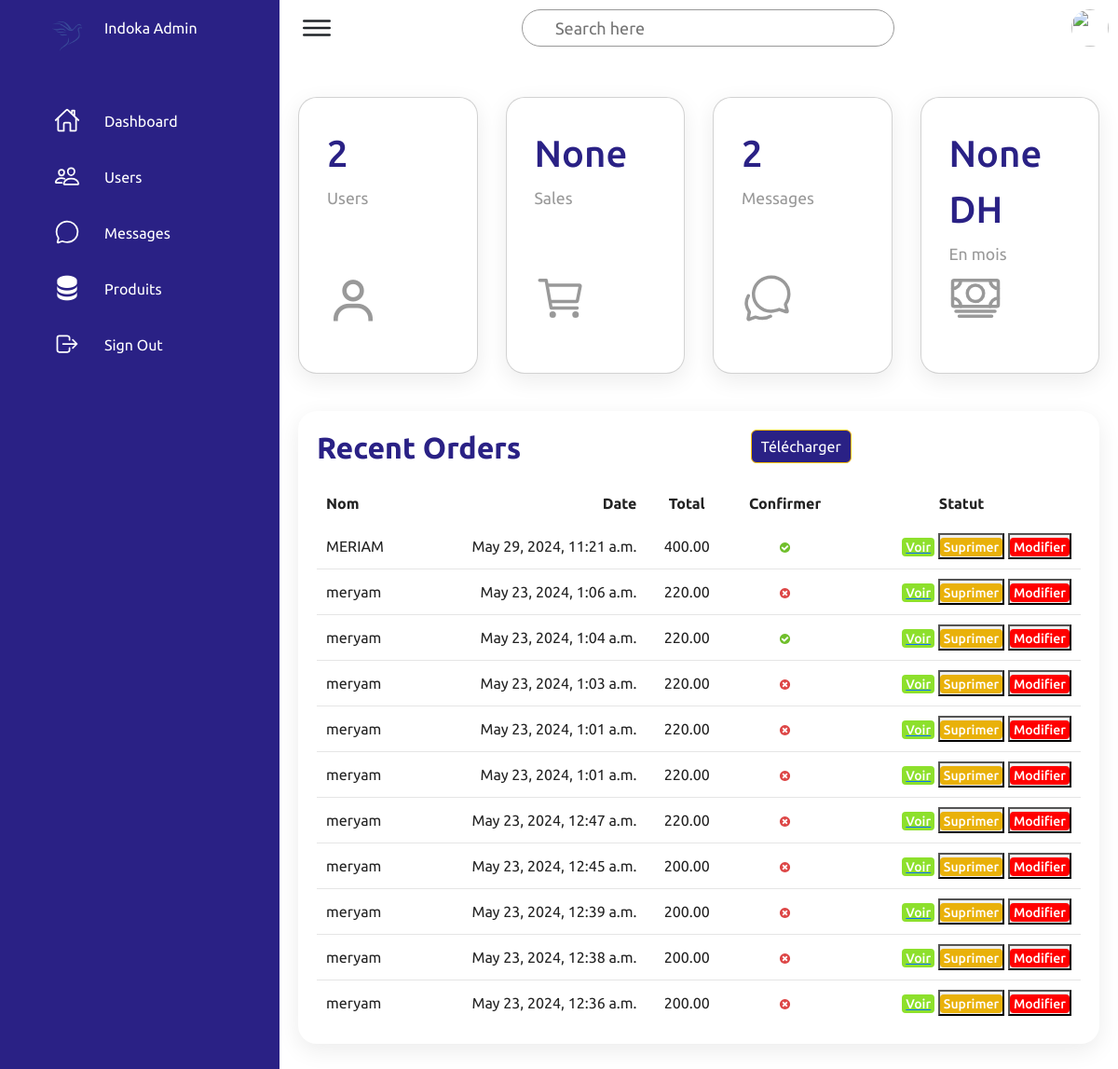
The page /dashboard/ (signed in) on the database its author committed.
### Shop/models.py (models this page shows, shortened)
class  Facture(models.Model):
     client = models.ForeignKey(User, on_delete=models.CASCADE)
     commande_date_time = models.DateTimeField(auto_now_add=True)
     total =  models.DecimalField(max_digits =10 , decimal_places=2)# Exemple avec 10 chiffres au maximum et 2 chiffres après la virgule
     last_update_date = models.DateTimeField(null = True, blank=True)
     confirmer = models.BooleanField(default=False)
     Adresse = models.CharField(max_length=132,null=True)
     ville = models.CharField(max_length=132,null=True)
     telephone = models.IntegerField(null=True)
     class Meta:
          verbose_name = "Facture"
          verbose_name_plural ="Factures"

### Shop/views.py (the view)
# urls.py: path('dashboard/', views.dashboardView, name='dashboard'),
@login_required
def dashboardView(request):
        template_name ="dashboard.html"
        factures = Facture.objects.all()
        cpt = 0
        from datetime import datetime
        factures = Facture.objects.all().order_by('-commande_date_time')
        mois_demande = datetime.now().month
        factures_par_mois = Facture.objects.filter(
         commande_date_time__month=mois_demande
         ).annotate(
         nombre=Count('id'),
         total_month=Sum('total')
        )
        nombre_total_factures = factures_par_mois.aggregate(Sum('nombre'))['nombre__sum']
        somme_montants_mois_demande = factures_par_mois.aggregate(Sum('total_month'))['total_month__sum']
        message_count = Contact.objects.count()
        user_count = User.objects.count()
        context = {
        'nombre_total_factures': nombre_total_factures,
        'somme_montants_mois_demande': somme_montants_mois_demande,
        'message_count':message_count,
        'user_count':user_count,
        'factures':factures,
        }
        return render(request,template_name,context)

### Shop/templates/dashboard.html (shortened to what this page needs)
{% extends "base.html" %}
{% load static %}
{% block content %}
<link rel="stylesheet" href="https://cdn.jsdelivr.net/npm/bootstrap@5.3.3/dist/css/bootstrap.min.css">
<link rel="stylesheet" href="https://cdnjs.cloudflare.com/ajax/libs/font-awesome/5.15.4/css/all.min.css">
<link rel="stylesheet" href="https://cdnjs.cloudflare.com/ajax/libs/font-awesome/5.15.4/css/all.min.css">
            <div class="cardBox">
               <div class="card">
                   <div>
                       <div class="numbers">{{user_count}}</div>
                       <div class="cardName">Users</div>
                   </div>
                   <div class="iconBx">
                     <i class='bx bx-user'></i>
                   </div>
               </div>
               <div class="card">
                   <div>
                       <div class="numbers">{{nombre_total_factures}}</div>
                       <div class="cardName">Sales</div>
                   </div>
                   <div class="iconBx">
                       <ion-icon name="cart-outline"></ion-icon>
                   </div>
               </div>
               <div class="card">
                   <div>
                       <div class="numbers">{{message_count}}</div>
                       <div class="cardName">Messages</div>
                   </div>
                   <div class="iconBx">
                       <ion-icon name="chatbubbles-outline"></ion-icon>
                   </div>
               </div>
               <div class="card">
                   <div>
                       <div class="numbers">{{somme_montants_mois_demande}}<br>DH</div>
                       <div class="cardName">En mois</div>
                   </div>
                   <div class="iconBx">
                       <ion-icon name="cash-outline"></ion-icon>
                   </div>
               </div>
           </div>
            <div class="details">
                <div class="recentOrders">
                  <div class="cardHeader">
                     <h2>Recent Orders</h2>
                     <button id="downloadBtn" class="btn btn-warning" style="float: right;">Télécharger</button>
                 </div>
                    <table id="myTable">
                        <thead>
                           <tr>
                              <td>Nom</td>
                              <td>Date</td>
                              <td>Total</td>
                              <td style="text-align: center;">Confirmer</td>
                              <td style="text-align: center;">Statut</td>
                          </tr>
                        </thead>
                        <tbody>
                            {% if factures%}
                            {% for facture in factures%}
                            <tr>
                                <td>{{ facture.client.username}}</td>
                                <td>{{ facture.commande_date_time}}</td>
                                <td>{{ facture.total}}</td>
                                <td style="text-align: center;">
                                    {% if facture.confirmer %}
                                    <img src="{% static 'img/icon-yes.svg' %}" alt="True">
                                    {% else %}
                                    <img src="{% static 'img/icon-no.svg' %}" alt="False">
                                    {% endif %}
                                 </td>
                                <td>
                                        <a href="{% url 'facture' pk=facture.pk  %}" title="Detail" class=" m-30"><span class="status delivered">Voir</span></a>
                                        <button id="btn-invoice-sup" type="button" data-toggle="modal" data-target="#supprimer"
                                           title="Supprimer" data-id="{{ facture.pk }}"
                                           data-customer="{{facture.client}}"><span class="status pending">Suprimer</span>
                                        </button>
                                        <button id="btn-invoice-mod" type="button" data-toggle="modal" title="Modifier" data-target="#modifier"
                                           data-id="{{facture.pk}}" data-customer="{{facture.client}}"> <span class="status return">Modifier</span>
                                        </button>
                                </td>
                            </tr>
                          {% endfor %}
                          {% endif%}
                        </tbody>
                    </table>
                </div>
 <br><br>
{% endblock content %}

### Shop/templates/base.html (shortened to what this page needs)
<!DOCTYPE html>
{% load static %}
<html lang="en">
    <head>
        <link rel="stylesheet" href="{% static 'css/style5.css' %}">
        <link rel="stylesheet" href="https://cdn.jsdelivr.net/npm/bootstrap-icons@1.3.0/font/bootstrap-icons.css" >
        <link rel="stylesheet" href="https://cdn.jsdelivr.net/npm/bootstrap@5.3.3/dist/css/bootstrap.min.css">
        <link rel="stylesheet" href="https://cdnjs.cloudflare.com/ajax/libs/font-awesome/5.15.4/css/all.min.css">
        <link rel="stylesheet" href="https://cdnjs.cloudflare.com/ajax/libs/font-awesome/5.15.4/css/all.min.css">
        <link href='https://unpkg.com/boxicons@2.1.4/css/boxicons.min.css' rel='stylesheet'>
    </head>
<body>
     <div class="center">
        <div class="navigation">
            <ul>
                <li>
                    <a href="#">
                        <span class="icon">
                            <img class="img" src="{% static 'img/logo.png' %}" >
                        </span>
                        <span class="title">Indoka Admin</span>
                    </a>
                </li>
                <li>
                    <a href="{% url 'dashboard'%}">
                        <span class="icon">
                            <ion-icon name="home-outline"></ion-icon>
                        </span>
                        <span class="title">Dashboard</span>
                    </a>
                </li>
                <li>
                    <a href="{% url 'List-User'%}">
                        <span class="icon">
                            <ion-icon name="people-outline"></ion-icon>
                        </span>
                        <span class="title">Users</span>
                    </a>
                </li>
                <li>
                    <a href="{% url 'messages'%}">
                        <span class="icon">
                            <ion-icon name="chatbubble-outline"></ion-icon>
                        </span>
                        <span class="title">Messages</span>
                    </a>
                </li>
                <li>
                    <a href="{% url 'Stock'%}">
                        <span class="icon">
                            <i class='bx bxs-data' style="font-size: 2rem;"></i>
                        </span>
                        <span class="title">Produits</span>
                    </a>
                </li>
                <li>
                    <a href="{% url 'user-logout'%}">
                        <span class="icon">
                            <ion-icon name="log-out-outline"></ion-icon>
                        </span>
                        <span class="title">Sign Out</span>
                    </a>
                </li>
            </ul>
        </div>
        <div class="main">
            <div class="topbar">
                <div class="toggle">
                    <ion-icon name="menu-outline"></ion-icon>
                </div>
                <div class="search">
                    <label>
                        <input type="text" id="search" placeholder="Search here">
                    </label>
                </div>
                <div class="user">
                    <img src="assets/imgs/customer01.jpg" alt="">
                </div>
            </div>
            <div class="container">
                <div class="wrapper">
                  <br>
                </div>
              </div>
              <div>
                {% block content %}
                {% endblock content %}
              </div>
</body>
</html>

### static/css/style5.css (style rules this page uses)
* { font-family: "Ubuntu", sans-serif; margin: 0; padding: 0; box-sizing: border-box; }
:root { --blue: #2a2185; --white: #fff; --gray: #f5f5f5; --black1: #222; --black2: #999; }
body { min-height: 100vh; overflow-x: hidden; }
.center { position: relative; width: 100%; }
.navigation { position: fixed; width: 300px; height: 100%; background: var(--blue); border-left: 10px solid var(--blue); transition: 0.5s; overflow: hidden; }
.navigation ul { position: absolute; top: 0; left: 0; width: 100%; }
.navigation ul li { position: relative; width: 100%; list-style: none; border-top-left-radius: 30px; border-bottom-left-radius: 30px; }
.navigation ul li:nth-child(1) { margin-bottom: 40px; pointer-events: none; }
.navigation ul li a { position: relative; display: block; width: 100%; display: flex; text-decoration: none; color: var(--white); }
.navigation ul li a .icon { position: relative; display: block; min-width: 60px; height: 60px; line-height: 75px; text-align: center; }
.navigation ul li a .icon ion-icon { font-size: 1.75rem; }
.navigation ul li a .title { position: relative; display: block; padding: 0 10px; height: 60px; line-height: 60px; text-align: start; white-space: nowrap; }
.main { position: absolute; width: calc(100% - 300px); left: 300px; min-height: 100vh; background: var(--white); transition: 0.5s; }
.topbar { width: 100%; height: 60px; display: flex; justify-content: space-between; align-items: center; padding: 0 10px; }
.toggle { position: relative; width: 60px; height: 60px; display: flex; justify-content: center; align-items: center; font-size: 2.5rem; cursor: pointer; }
.search { position: relative; width: 400px; margin: 0 10px; }
.search label { position: relative; width: 100%; }
.search label input { width: 100%; height: 40px; border-radius: 40px; padding: 5px 20px; padding-left: 35px; font-size: 18px; outline: none; border: 1px solid var(--black2); }
.user { position: relative; width: 40px; height: 40px; border-radius: 50%; overflow: hidden; cursor: pointer; }
.user img { position: absolute; top: 0; left: 0; width: 100%; height: 100%; object-fit: cover; }
.cardBox { position: relative; width: 100%; padding: 20px; display: grid; grid-template-columns: repeat(4, 1fr); grid-gap: 30px; }
.cardBox .card { position: relative; background: var(--white); padding: 30px; border-radius: 20px; display: flex; justify-content: space-between; cursor: pointer; box-shadow: 0 7px 25px rgba(0, 0, 0, 0.08); }
.cardBox .card .numbers { position: relative; font-weight: 500; font-size: 2.5rem; color: var(--blue); }
.cardBox .card .cardName { color: var(--black2); font-size: 1.1rem; margin-top: 5px; }
.cardBox .card .iconBx { font-size: 3.5rem; color: var(--black2); }
.details { position: relative; width: 100%; padding: 20px; display: grid; grid-gap: 30px; }
.details .recentOrders { position: relative; display: grid; min-height: 500px; background: var(--white); padding: 20px; box-shadow: 0 7px 25px rgba(0, 0, 0, 0.08); border-radius: 20px; }
.details .cardHeader { display: flex; justify-content: space-between; align-items: flex-start; }
.cardHeader h2 { font-weight: 600; color: var(--blue); }
.cardHeader .btn { position: relative; padding: 5px 10px; background: var(--blue); text-decoration: none; color: var(--white); border-radius: 6px; }
.details table { width: 100%; border-collapse: collapse; margin-top: 10px; }
.details table thead td { font-weight: 600; }
.details .recentOrders table tr { color: var(--black1); border-bottom: 1px solid rgba(0, 0, 0, 0.1); }
.details .recentOrders table tr:last-child { border-bottom: none; }
.details .recentOrders table tr td { padding: 10px; }
.details .recentOrders table tr td:last-child { text-align: end; }
.details .recentOrders table tr td:nth-child(2) { text-align: end; }
.details .recentOrders table tr td:nth-child(3) { text-align: center; }
.status.delivered { padding: 2px 4px; background: #8de02c; color: var(--white); border-radius: 4px; font-size: 14px; font-weight: 500; }
.status.pending { padding: 2px 4px; background: #e9b10a; color: var(--white); border-radius: 4px; font-size: 14px; font-weight: 500; }
.status.return { padding: 2px 4px; background: #f00; color: var(--white); border-radius: 4px; font-size: 14px; font-weight: 500; }
.img { width: 32px; height: 32px; }

### rows shown on the page
Facture: client.username "MERIAM", commande_date_time "May 29, 2024, 11:21 a.m.", total "400.00", confirmer True (drawn)
Facture: client.username "meryam", commande_date_time "May 23, 2024, 1:06 a.m.", total "220.00", confirmer False (drawn)
Facture: client.username "meryam", commande_date_time "May 23, 2024, 1:04 a.m.", total "220.00", confirmer True (drawn)
Facture: client.username "meryam", commande_date_time "May 23, 2024, 1:03 a.m.", total "220.00", confirmer False (drawn)
Facture: client.username "meryam", commande_date_time "May 23, 2024, 1:01 a.m.", total "220.00", confirmer False (drawn)
Facture: client.username "meryam", commande_date_time "May 23, 2024, 1:01 a.m.", total "220.00", confirmer False (drawn)
Facture: client.username "meryam", commande_date_time "May 23, 2024, 12:47 a.m.", total "220.00", confirmer False (drawn)
Facture: client.username "meryam", commande_date_time "May 23, 2024, 12:45 a.m.", total "200.00", confirmer False (drawn)
Facture: client.username "meryam", commande_date_time "May 23, 2024, 12:39 a.m.", total "200.00", confirmer False (drawn)
Facture: client.username "meryam", commande_date_time "May 23, 2024, 12:38 a.m.", total "200.00", confirmer False (drawn)
Facture: client.username "meryam", commande_date_time "May 23, 2024, 12:36 a.m.", total "200.00", confirmer False (drawn)

### other values the page prints
{{ user_count }} "2"
{{ nombre_total_factures }} "None"
{{ message_count }} "2"
{{ somme_montants_mois_demande }} "None"
